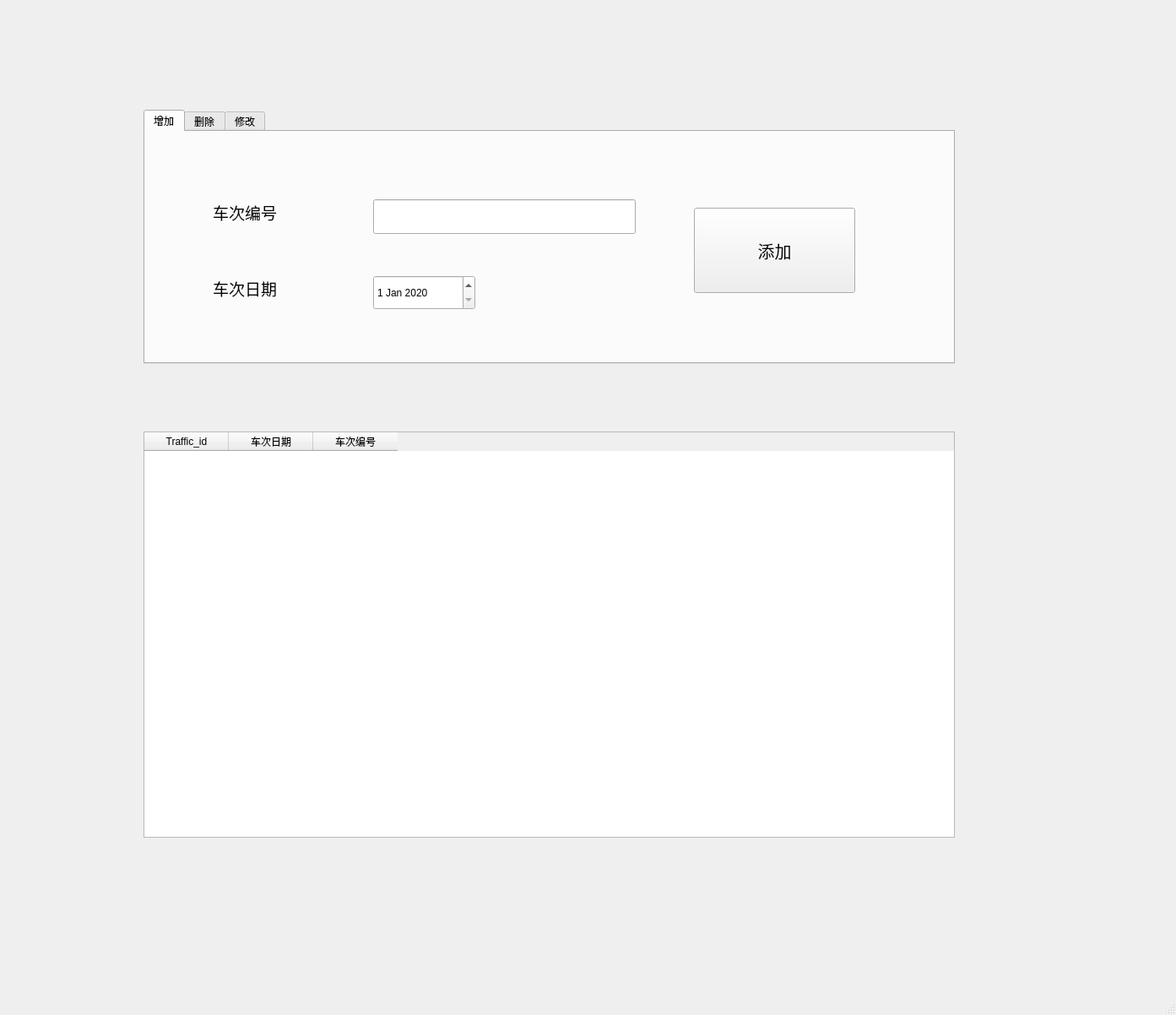
<?xml version="1.0" encoding="UTF-8"?>
<ui version="4.0">
 <class>MainWindow</class>
 <widget class="QMainWindow" name="MainWindow">
  <property name="geometry">
   <rect>
    <x>0</x>
    <y>0</y>
    <width>1393</width>
    <height>1202</height>
   </rect>
  </property>
  <property name="windowTitle">
   <string>危险车次编辑</string>
  </property>
  <widget class="QWidget" name="centralwidget">
   <widget class="QTableWidget" name="tableWidget">
    <property name="geometry">
     <rect>
      <x>170</x>
      <y>511</y>
      <width>961</width>
      <height>481</height>
     </rect>
    </property>
    <column>
     <property name="text">
      <string>Traffic_id</string>
     </property>
    </column>
    <column>
     <property name="text">
      <string>车次日期</string>
     </property>
    </column>
    <column>
     <property name="text">
      <string>车次编号</string>
     </property>
    </column>
   </widget>
   <widget class="QTabWidget" name="tab1">
    <property name="geometry">
     <rect>
      <x>170</x>
      <y>130</y>
      <width>961</width>
      <height>301</height>
     </rect>
    </property>
    <property name="currentIndex">
     <number>0</number>
    </property>
    <widget class="QWidget" name="tab">
     <attribute name="title">
      <string>增加</string>
     </attribute>
     <widget class="QLabel" name="label">
      <property name="geometry">
       <rect>
        <x>80</x>
        <y>60</y>
        <width>171</width>
        <height>71</height>
       </rect>
      </property>
      <property name="font">
       <font>
        <pointsize>14</pointsize>
       </font>
      </property>
      <property name="text">
       <string>车次编号</string>
      </property>
     </widget>
     <widget class="QLabel" name="label_2">
      <property name="geometry">
       <rect>
        <x>80</x>
        <y>150</y>
        <width>171</width>
        <height>71</height>
       </rect>
      </property>
      <property name="font">
       <font>
        <pointsize>14</pointsize>
       </font>
      </property>
      <property name="text">
       <string>车次日期</string>
      </property>
     </widget>
     <widget class="QLineEdit" name="insert1">
      <property name="geometry">
       <rect>
        <x>270</x>
        <y>80</y>
        <width>311</width>
        <height>41</height>
       </rect>
      </property>
     </widget>
     <widget class="QDateEdit" name="insert2">
      <property name="geometry">
       <rect>
        <x>270</x>
        <y>170</y>
        <width>121</width>
        <height>41</height>
       </rect>
      </property>
      <property name="dateTime">
       <datetime>
        <hour>0</hour>
        <minute>0</minute>
        <second>0</second>
        <year>2020</year>
        <month>1</month>
        <day>1</day>
       </datetime>
      </property>
     </widget>
     <widget class="QPushButton" name="pushButton">
      <property name="geometry">
       <rect>
        <x>650</x>
        <y>90</y>
        <width>191</width>
        <height>101</height>
       </rect>
      </property>
      <property name="font">
       <font>
        <pointsize>15</pointsize>
       </font>
      </property>
      <property name="text">
       <string>添加</string>
      </property>
     </widget>
    </widget>
    <widget class="QWidget" name="tab_2">
     <attribute name="title">
      <string>删除</string>
     </attribute>
     <widget class="QLabel" name="label_3">
      <property name="geometry">
       <rect>
        <x>80</x>
        <y>150</y>
        <width>171</width>
        <height>71</height>
       </rect>
      </property>
      <property name="font">
       <font>
        <pointsize>14</pointsize>
       </font>
      </property>
      <property name="text">
       <string>车次日期</string>
      </property>
     </widget>
     <widget class="QLineEdit" name="insert1_2">
      <property name="geometry">
       <rect>
        <x>270</x>
        <y>80</y>
        <width>311</width>
        <height>41</height>
       </rect>
      </property>
     </widget>
     <widget class="QDateEdit" name="insert2_2">
      <property name="geometry">
       <rect>
        <x>270</x>
        <y>170</y>
        <width>121</width>
        <height>41</height>
       </rect>
      </property>
      <property name="dateTime">
       <datetime>
        <hour>0</hour>
        <minute>0</minute>
        <second>0</second>
        <year>2020</year>
        <month>1</month>
        <day>1</day>
       </datetime>
      </property>
     </widget>
     <widget class="QLabel" name="label_4">
      <property name="geometry">
       <rect>
        <x>80</x>
        <y>60</y>
        <width>171</width>
        <height>71</height>
       </rect>
      </property>
      <property name="font">
       <font>
        <pointsize>14</pointsize>
       </font>
      </property>
      <property name="text">
       <string>车次编号</string>
      </property>
     </widget>
     <widget class="QPushButton" name="pushButton_2">
      <property name="geometry">
       <rect>
        <x>650</x>
        <y>90</y>
        <width>191</width>
        <height>101</height>
       </rect>
      </property>
      <property name="font">
       <font>
        <pointsize>15</pointsize>
       </font>
      </property>
      <property name="text">
       <string>删除</string>
      </property>
     </widget>
    </widget>
    <widget class="QWidget" name="tab_3">
     <attribute name="title">
      <string>修改</string>
     </attribute>
     <widget class="QLineEdit" name="insert1_4">
      <property name="geometry">
       <rect>
        <x>700</x>
        <y>80</y>
        <width>201</width>
        <height>41</height>
       </rect>
      </property>
     </widget>
     <widget class="QLabel" name="label_8">
      <property name="geometry">
       <rect>
        <x>510</x>
        <y>60</y>
        <width>171</width>
        <height>71</height>
       </rect>
      </property>
      <property name="font">
       <font>
        <pointsize>14</pointsize>
       </font>
      </property>
      <property name="text">
       <string>改后编号</string>
      </property>
     </widget>
     <widget class="QLabel" name="label_7">
      <property name="geometry">
       <rect>
        <x>510</x>
        <y>150</y>
        <width>171</width>
        <height>71</height>
       </rect>
      </property>
      <property name="font">
       <font>
        <pointsize>14</pointsize>
       </font>
      </property>
      <property name="text">
       <string>改后日期</string>
      </property>
     </widget>
     <widget class="QDateEdit" name="insert2_4">
      <property name="geometry">
       <rect>
        <x>700</x>
        <y>170</y>
        <width>121</width>
        <height>41</height>
       </rect>
      </property>
      <property name="dateTime">
       <datetime>
        <hour>0</hour>
        <minute>0</minute>
        <second>0</second>
        <year>2020</year>
        <month>1</month>
        <day>1</day>
       </datetime>
      </property>
     </widget>
     <widget class="QLineEdit" name="insert1_5">
      <property name="geometry">
       <rect>
        <x>230</x>
        <y>80</y>
        <width>201</width>
        <height>41</height>
       </rect>
      </property>
      <property name="text">
       <string/>
      </property>
     </widget>
     <widget class="QDateEdit" name="insert2_5">
      <property name="geometry">
       <rect>
        <x>230</x>
        <y>170</y>
        <width>121</width>
        <height>41</height>
       </rect>
      </property>
      <property name="dateTime">
       <datetime>
        <hour>0</hour>
        <minute>0</minute>
        <second>0</second>
        <year>2020</year>
        <month>1</month>
        <day>1</day>
       </datetime>
      </property>
     </widget>
     <widget class="QLabel" name="label_5">
      <property name="geometry">
       <rect>
        <x>40</x>
        <y>160</y>
        <width>131</width>
        <height>61</height>
       </rect>
      </property>
      <property name="font">
       <font>
        <pointsize>15</pointsize>
       </font>
      </property>
      <property name="text">
       <string>改前日期</string>
      </property>
     </widget>
     <widget class="QLabel" name="label_6">
      <property name="geometry">
       <rect>
        <x>40</x>
        <y>70</y>
        <width>131</width>
        <height>61</height>
       </rect>
      </property>
      <property name="font">
       <font>
        <pointsize>15</pointsize>
       </font>
      </property>
      <property name="text">
       <string>改前编号</string>
      </property>
     </widget>
     <widget class="QPushButton" name="pushButton_3">
      <property name="geometry">
       <rect>
        <x>410</x>
        <y>220</y>
        <width>112</width>
        <height>34</height>
       </rect>
      </property>
      <property name="font">
       <font>
        <pointsize>12</pointsize>
       </font>
      </property>
      <property name="text">
       <string>修改</string>
      </property>
     </widget>
    </widget>
   </widget>
  </widget>
  <widget class="QMenuBar" name="menubar">
   <property name="geometry">
    <rect>
     <x>0</x>
     <y>0</y>
     <width>1393</width>
     <height>30</height>
    </rect>
   </property>
  </widget>
  <widget class="QStatusBar" name="statusbar"/>
 </widget>
 <resources/>
 <connections/>
</ui>
